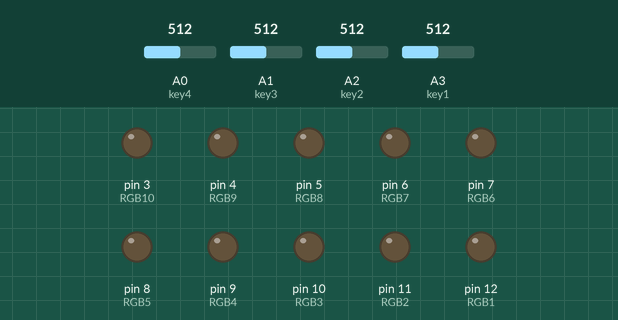
This sketch was run on a simulated Arduino Uno, built with avr-gcc and run on an emulated ATmega328P. On the bench: output pins drawn as LEDs (lit = HIGH). Dashed ring = blinking. The inputs (shaded band) are chosen by the test bench; at power-on: A0 (key4) = 512, A1 (key3) = 512, A2 (key2) = 512, A3 (key1) = 512.

Above: at 1.2 s.
1.3 s: A0 (key4) set to 110
2.8 s: A0 (key4) set to 93
At 4.5 s:
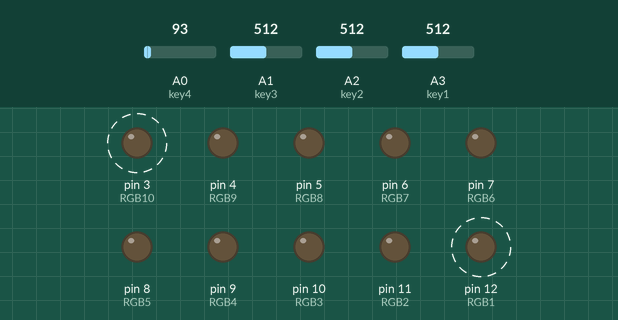
5.8 s: A1 (key3) set to 109
8.8 s: A1 (key3) set to 94
At 11.7 s:
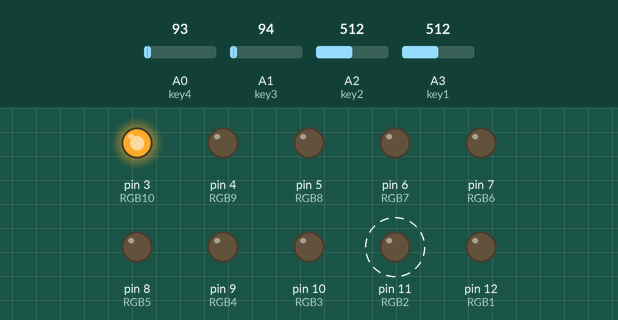
11.8 s: A2 (key2) set to 105
At 14.4 s:
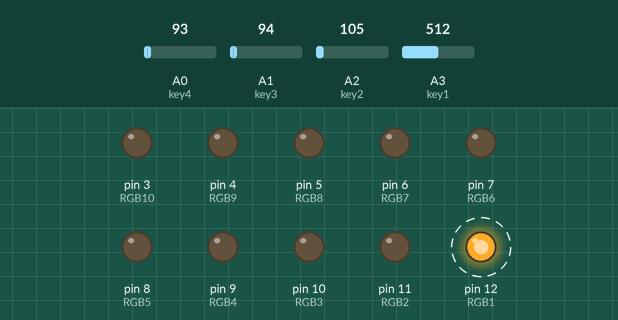
14.8 s: A2 (key2) set to 93
At 19.1 s:
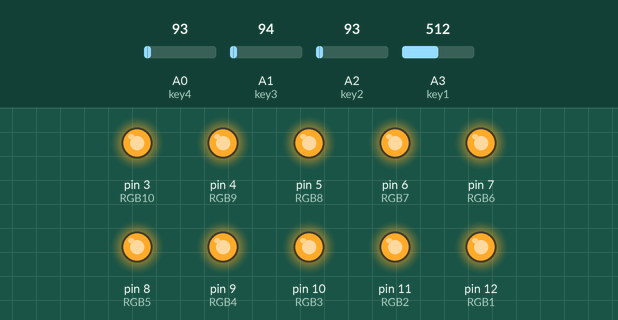
Timing chart, 0 to 20.9 s (numbered marks = the images above; inputs shaded):
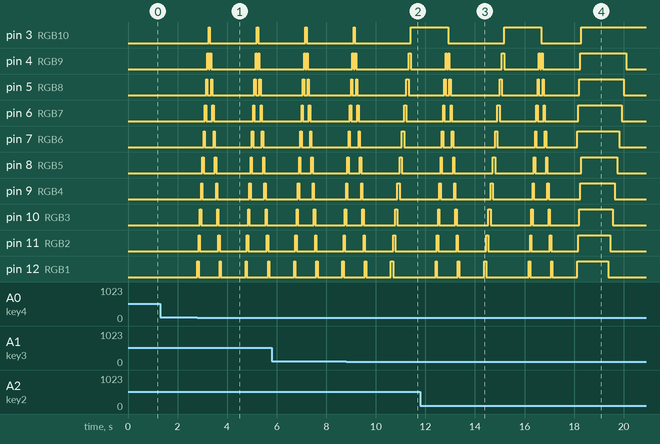

The sketch:

RGB_3.ino
```cpp
int RGB1 =12; //Define digital interface
int RGB2 =11; //Define digital interface
int RGB3 =10; //Define digital interface
int RGB4 =9; //Define digital interface
int RGB5 =8; //Define digital interface
int RGB6 =7; //Define digital interface
int RGB7 =6; //Define digital interface
int RGB8 =5; //Define digital interface
int RGB9 =4; //Define digital interface
int RGB10 =3; //Define digital interface
// Pin definition
int key1 =A3; //Define digital A3 interface
int key2 =A2; //Define digital A3 interface
int key3 =A1; //Define digital A3 interface
int key4 =A0; //Define digital A3 interface

void setup()
{
    //Enable serial port function, set the corresponding parameters
  Serial.begin(9600);

  pinMode(RGB1, OUTPUT);//Fixed Q1 interface for output interface
  pinMode(RGB2, OUTPUT); //Fixed Q2 interface for output interface
  pinMode(RGB3, OUTPUT); //Fixed Q3 interface for output interface
  pinMode(RGB4, OUTPUT);//Fixed Q4 interface for output interface
  pinMode(RGB5, OUTPUT); //Fixed Q5 interface for output interface
  pinMode(RGB6, OUTPUT); //Fixed Q6 interface for output interface
  pinMode(RGB7, OUTPUT);//Fixed Q7 interface for output interface
  pinMode(RGB8, OUTPUT); //Fixed Q8 interface for output interface
  pinMode(RGB9, OUTPUT); //Fixed Q9 interface for output interface
  pinMode(RGB10, OUTPUT); //Fixed Q10 interface for output interface

  pinMode(key1, INPUT_PULLUP);
  pinMode(key2, INPUT_PULLUP);
  pinMode(key3, INPUT_PULLUP);
  pinMode(key4, INPUT_PULLUP);

}
void loop()
{
   //Read key state values
  int key1Value = analogRead(key1);
  int key2Value = analogRead(key2);
  int key3Value = analogRead(key3);
  int key4Value = analogRead(key4);
  if (key1Value <= 100)
  {
     delay(30);
     if (key1Value <= 100)
     {
       digitalWrite(RGB5,HIGH);//Light
       digitalWrite(RGB6, HIGH);//Light
       delay(50);
       digitalWrite(RGB4, HIGH);//Light
       digitalWrite(RGB7,HIGH);//Light
       delay(50);
       digitalWrite(RGB3, HIGH);//Light
       digitalWrite(RGB8, HIGH);//Light
       delay(50);
       digitalWrite(RGB2,HIGH);//Light
       digitalWrite(RGB9, HIGH);//Light
       delay(50);
       digitalWrite(RGB1, HIGH);//Light
       digitalWrite(RGB10, HIGH);//Light
       delay(1000);
     }
     else
     {
        // Output the final result of the led to the corresponding pin
        digitalWrite(RGB1, LOW); //Go out
        digitalWrite(RGB2, LOW);//Go out
        digitalWrite(RGB3, LOW);//Go out
        digitalWrite(RGB4, LOW); //Go out
        digitalWrite(RGB5, LOW);//Go out
        digitalWrite(RGB6, LOW);//Go out
        digitalWrite(RGB7, LOW); //Go out
        digitalWrite(RGB8, LOW);//Go out
        digitalWrite(RGB9, LOW);//Go out
        digitalWrite(RGB10, LOW);//Go out
      }
  }

  if (key2Value <= 100)
  {
    digitalWrite(RGB1,HIGH);//Light
    digitalWrite(RGB6, HIGH);//Light
    delay(40);
    digitalWrite(RGB2, HIGH);//Light
    digitalWrite(RGB7,HIGH);//Light
    delay(40);
    digitalWrite(RGB3, HIGH);//Light
    digitalWrite(RGB8, HIGH);//Light
    delay(40);
    digitalWrite(RGB4,HIGH);//Light
    digitalWrite(RGB9, HIGH);//Light
    delay(40);
    digitalWrite(RGB5, HIGH);//Light
    digitalWrite(RGB10, HIGH);//Light
    delay(1000);
  }
  else
  {
  // Output the final result of the led to the corresponding pin
    digitalWrite(RGB1, LOW); //Go out
    digitalWrite(RGB2, LOW);//Go out
    digitalWrite(RGB3, LOW);//Go out
    digitalWrite(RGB4, LOW); //Go out
    digitalWrite(RGB5, LOW);//Go out
    digitalWrite(RGB6, LOW);//Go out
    digitalWrite(RGB7, LOW); //Go out
    digitalWrite(RGB8, LOW);//Go out
    digitalWrite(RGB9, LOW);//Go out
    digitalWrite(RGB10, LOW);//Go out
  }
  if (key3Value <= 100)
  {
    digitalWrite(RGB1,HIGH);//Light
    delay(90);
    digitalWrite(RGB1, LOW); //Go out
    digitalWrite(RGB2, HIGH);//Light
    delay(90);
    digitalWrite(RGB2, LOW);//Go out
    digitalWrite(RGB3, HIGH);//Light
    delay(90);
    digitalWrite(RGB3, LOW);//Go out
    digitalWrite(RGB4, HIGH);//Light
    delay(90);
    digitalWrite(RGB4, LOW); //Go out
    digitalWrite(RGB5,HIGH);//Light
    delay(90);
    digitalWrite(RGB5, LOW);//Go out
    digitalWrite(RGB6,HIGH);//Light
    delay(90);
    digitalWrite(RGB6, LOW);//Go out
    digitalWrite(RGB7,HIGH);//Light
    delay(90);
    digitalWrite(RGB7, LOW);//Go out
    digitalWrite(RGB8,HIGH);//Light
    delay(90);
    digitalWrite(RGB8, LOW);//Go out
    digitalWrite(RGB9,HIGH);//Light
    delay(90);
    digitalWrite(RGB9, LOW);//Go out
    digitalWrite(RGB10,HIGH);//Light
    delay(1000);
  }
  else
  {
  //Output the final result of the led to the corresponding pin
    digitalWrite(RGB1, LOW); //Go out
    digitalWrite(RGB2, LOW);//Go out
    digitalWrite(RGB3, LOW);//Go out
    digitalWrite(RGB4, LOW); //Go out
    digitalWrite(RGB5, LOW);//Go out
    digitalWrite(RGB6, LOW);//Go out
    digitalWrite(RGB7, LOW); //Go out
    digitalWrite(RGB8, LOW);//Go out
    digitalWrite(RGB9, LOW);//Go out
    digitalWrite(RGB10, LOW);//Go out
  }
  if (key4Value <= 100)
  {
    digitalWrite(RGB1,HIGH);//Light
    delay(50);
    digitalWrite(RGB1, LOW); //Go out
    digitalWrite(RGB2, HIGH);//Light
    delay(50);
    digitalWrite(RGB2, LOW); //Go out
    digitalWrite(RGB3, HIGH);//Light
    delay(50);
    digitalWrite(RGB3, LOW); //Go out
    digitalWrite(RGB4,HIGH);//Light
    delay(50);
    digitalWrite(RGB4, LOW); //Go out
    digitalWrite(RGB5, HIGH);//Light
    delay(50);
    digitalWrite(RGB5, LOW); //Go out
    digitalWrite(RGB6, HIGH);//Light
    delay(50);
    digitalWrite(RGB6, LOW); //Go out
    digitalWrite(RGB7,HIGH);//Light
    delay(50);
    digitalWrite(RGB7, LOW); //Go out
    digitalWrite(RGB8, HIGH);//Light
    delay(50);
    digitalWrite(RGB8, LOW); //Go out
    digitalWrite(RGB9, HIGH);//Light
    delay(50);
    digitalWrite(RGB9, LOW); //Go out
    digitalWrite(RGB10,HIGH);//Light
    delay(50);
    digitalWrite(RGB10, LOW); //Go out
    digitalWrite(RGB9, HIGH);//Light
    delay(50);
    digitalWrite(RGB9, LOW); //Go out
    digitalWrite(RGB8, HIGH);//Light
    delay(50);
    digitalWrite(RGB8, LOW); //Go out
    digitalWrite(RGB7,HIGH);//Light
    delay(50);
    digitalWrite(RGB7, LOW); //Go out
    digitalWrite(RGB6, HIGH);//Light
    delay(50);
    digitalWrite(RGB6, LOW); //Go out
    digitalWrite(RGB5, HIGH);//Light
    delay(50);
    digitalWrite(RGB5, LOW); //Go out
    digitalWrite(RGB4,HIGH);//Light
    delay(50);
    digitalWrite(RGB4, LOW); //Go out
    digitalWrite(RGB3, HIGH);//Light
    delay(50);
    digitalWrite(RGB3, LOW); //Go out
    digitalWrite(RGB2, HIGH);//Light
    delay(50);
    digitalWrite(RGB2, LOW); //Go out
    digitalWrite(RGB1, HIGH);//Light
    delay(50);
    digitalWrite(RGB1, LOW); //Go out
    delay(1000);
  }
  else
  {
  //Output the final result of the led to the corresponding pin
    digitalWrite(RGB1, LOW); //Go out
    digitalWrite(RGB2, LOW);//Go out
    digitalWrite(RGB3, LOW);//Go out
    digitalWrite(RGB4, LOW); //Go out
    digitalWrite(RGB5, LOW);//Go out
    digitalWrite(RGB6, LOW);//Go out
    digitalWrite(RGB7, LOW); //Go out
    digitalWrite(RGB8, LOW);//Go out
    digitalWrite(RGB9, LOW);//Go out
    digitalWrite(RGB10, LOW);//Go out
  }

}
```

Measured:
- the behaviour switches between 101 and 100 on A0 (key4) (found by bisection; images 0 and 1)
- the behaviour switches between 101 and 100 on A1 (key3) (found by bisection; images 1 and 2)
- the behaviour switches between 101 and 100 on A2 (key2) (found by bisection; images 3 and 4)
- after the input at 1.3 s, every drawn part: stays the same
- after the input at 2.8 s, pin 3 (RGB10): alternates HIGH for 0.05 s and LOW for 1.9 s, starting after 0.45 s; pin 12 (RGB1): alternates HIGH for 0.05 s and LOW for 0.85 s, starting at once
